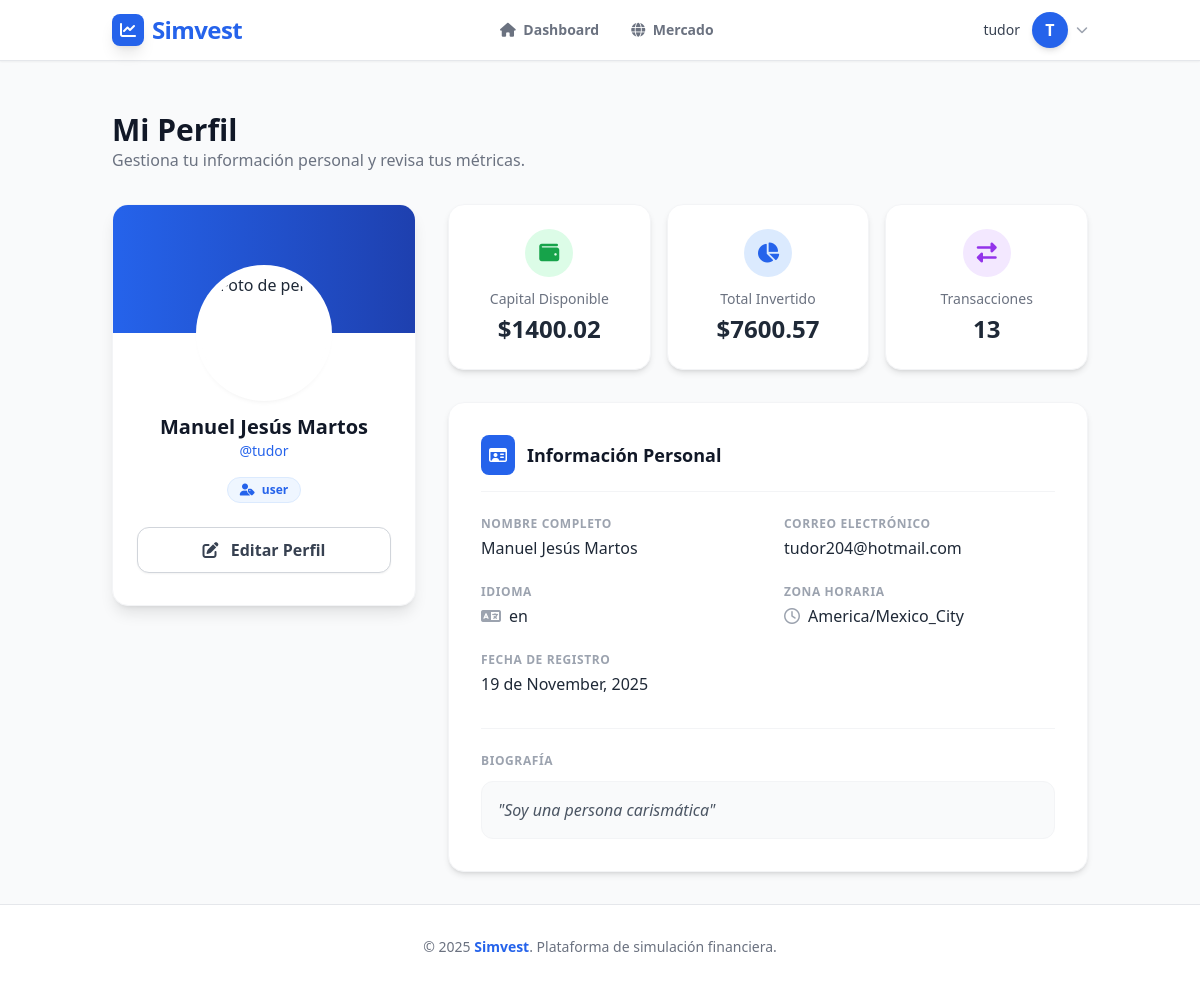
Page /profile/ (signed in) on the earlier database version.
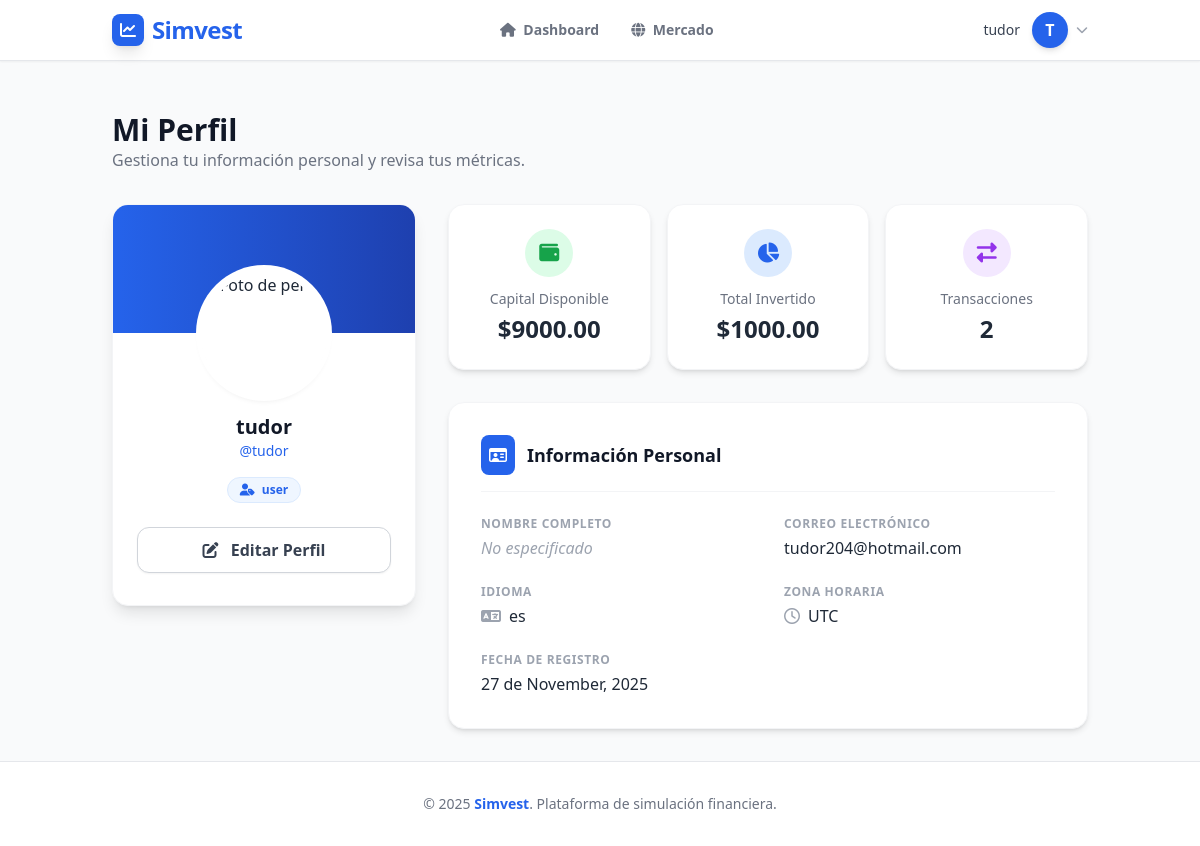
Same page on the later database version.
### app/models.py (models this page shows, shortened)
class User(db.Model, UserMixin):
    __tablename__ = 'users'
    id = db.Column(db.Integer, primary_key=True)
    username = db.Column(db.String(20), unique=True, nullable=False)
    email = db.Column(db.String(120), unique=True, nullable=False)
    password_hash = db.Column(db.String(128), nullable=False)  # Cambiado de password a password_hash
    first_name = db.Column(db.String(50))
    last_name = db.Column(db.String(50))
    capital = db.Column(db.Float, nullable=False, default=10000.00)
    created_at = db.Column(db.DateTime, nullable=False, default=datetime.utcnow)
    last_login = db.Column(db.DateTime)
    is_active = db.Column(db.Boolean, default=True)
    is_verified = db.Column(db.Boolean, default=False)
    profile_picture = db.Column(db.String(255))
    bio = db.Column(db.Text)
    language = db.Column(db.String(10), default='es')
    timezone = db.Column(db.String(50), default='UTC')
    role = db.Column(db.String(20), default='user')
    @property
    def password(self):
        raise AttributeError('La contraseña no es un atributo legible')
    @password.setter
    def password(self, password):
        self.set_password(password)
    def get_full_name(self):
        if self.first_name and self.last_name:
            return f"{self.first_name} {self.last_name}"
        return self.username

### app/controllers/ProfileController.py (the view)
@profile_bp.route('/', methods=['GET'])
@login_required
def profile():
    total_invested = 0
    if hasattr(current_user, 'holdings'):
        for holding in current_user.holdings:
            total_invested += (holding.quantity * holding.purchase_price)
    transactions_count = 0
    if hasattr(current_user, 'transactions'):
        transactions_count = len(current_user.transactions)
    return render_template('Profile/profile.html',
                           user=current_user,
                           total_invested=total_invested,
                           transactions_count=transactions_count)

### app/models.py (called while the page is built)
@login_manager.user_loader
def load_user(user_id):
    return db.session.get(User, int(user_id))

### app/templates/Profile/profile.html (shortened to what the changed rows need)
{% extends "base.html" %}
{% block content %}
<div class="max-w-6xl mx-auto">
    <div class="mb-8">
        <h1 class="text-3xl font-bold text-gray-900 dark:text-white">Mi Perfil</h1>
    </div>
    <div class="grid grid-cols-1 lg:grid-cols-12 gap-8">
        <div class="lg:col-span-4">
            <div class="bg-white dark:bg-gray-800 rounded-2xl shadow-lg border border-gray-100 dark:border-gray-700 overflow-hidden sticky top-24">
                <div class="px-6 pb-8 relative">
                    <div class="text-center">
                        <h2 class="text-xl font-bold text-gray-900 dark:text-white">
                            {{ user.get_full_name() or user.username }}
                        </h2>
                        <p class="text-sm text-simvest-blue dark:text-simvest-lightblue font-medium mb-4">
                            @{{ user.username }}
                        </p>
                        <div class="flex justify-center gap-2 mb-6">
                            <span class="px-3 py-1 rounded-full text-xs font-semibold bg-blue-50 text-blue-600 dark:bg-blue-900/30 dark:text-blue-200 border border-blue-100 dark:border-blue-800">
                                <i class="fa-solid fa-user-tag mr-1"></i> {{ user.role or 'Inversor' }}
                            </span>
                        </div>
                        <a href="{{ url_for('profile.edit_profile') }}"
                           class="w-full block bg-white dark:bg-gray-700 border border-gray-300 dark:border-gray-600 text-gray-700 dark:text-gray-200 font-semibold py-2.5 px-4 rounded-xl hover:bg-gray-50 dark:hover:bg-gray-600 transition duration-200 shadow-sm">
                           <i class="fa-solid fa-pen-to-square mr-2"></i> Editar Perfil
                        </a>
                    </div>
                </div>
            </div>
        </div>
        <div class="lg:col-span-8 space-y-8">
            <div class="grid grid-cols-1 md:grid-cols-3 gap-4">
                <div class="bg-white dark:bg-gray-800 p-6 rounded-2xl shadow-md border border-gray-100 dark:border-gray-700 flex flex-col items-center text-center hover:shadow-lg transition-shadow">
                    <div class="w-12 h-12 bg-green-100 text-green-600 dark:bg-green-900/30 dark:text-green-400 rounded-full flex items-center justify-center mb-3 text-xl">
                        <i class="fa-solid fa-wallet"></i>
                    </div>
                    <p class="text-sm text-gray-500 dark:text-gray-400 font-medium">Capital Disponible</p>
                    <h3 class="text-2xl font-bold text-gray-800 dark:text-white mt-1">
                        ${{ "%.2f"|format(user.capital) }}
                    </h3>
                </div>
                <div class="bg-white dark:bg-gray-800 p-6 rounded-2xl shadow-md border border-gray-100 dark:border-gray-700 flex flex-col items-center text-center hover:shadow-lg transition-shadow">
                    <div class="w-12 h-12 bg-blue-100 text-simvest-blue dark:bg-blue-900/30 dark:text-blue-400 rounded-full flex items-center justify-center mb-3 text-xl">
                        <i class="fa-solid fa-chart-pie"></i>
                    </div>
                    <p class="text-sm text-gray-500 dark:text-gray-400 font-medium">Total Invertido</p>
                    <h3 class="text-2xl font-bold text-gray-800 dark:text-white mt-1">
                        ${{ "%.2f"|format(total_invested) }}
                    </h3>
                </div>
                <div class="bg-white dark:bg-gray-800 p-6 rounded-2xl shadow-md border border-gray-100 dark:border-gray-700 flex flex-col items-center text-center hover:shadow-lg transition-shadow">
                    <div class="w-12 h-12 bg-purple-100 text-purple-600 dark:bg-purple-900/30 dark:text-purple-400 rounded-full flex items-center justify-center mb-3 text-xl">
                        <i class="fa-solid fa-right-left"></i>
                    </div>
                    <p class="text-sm text-gray-500 dark:text-gray-400 font-medium">Transacciones</p>
                    <h3 class="text-2xl font-bold text-gray-800 dark:text-white mt-1">
                        {{ transactions_count }}
                    </h3>
                </div>
            </div>
            <div class="bg-white dark:bg-gray-800 rounded-2xl shadow-md border border-gray-100 dark:border-gray-700 p-8">
                <div class="grid grid-cols-1 md:grid-cols-2 gap-y-6 gap-x-8">
                    <div>
                        <label class="block text-xs font-semibold text-gray-400 uppercase tracking-wider mb-1">Nombre Completo</label>
                        <p class="text-gray-800 dark:text-gray-200 font-medium">
                            {{ user.first_name }} {{ user.last_name }}
                            {% if not user.first_name and not user.last_name %}
                                <span class="italic text-gray-400">No especificado</span>
                            {% endif %}
                        </p>
                    </div>
                    <div>
                        <label class="block text-xs font-semibold text-gray-400 uppercase tracking-wider mb-1">Correo Electrónico</label>
                        <p class="text-gray-800 dark:text-gray-200 font-medium">{{ user.email }}</p>
                    </div>
                    <div>
                        <label class="block text-xs font-semibold text-gray-400 uppercase tracking-wider mb-1">Idioma</label>
                        <p class="text-gray-800 dark:text-gray-200 font-medium flex items-center gap-2">
                            <i class="fa-solid fa-language text-gray-400"></i> {{ user.language or 'Español' }}
                        </p>
                    </div>
                    <div>
                        <label class="block text-xs font-semibold text-gray-400 uppercase tracking-wider mb-1">Zona Horaria</label>
                        <p class="text-gray-800 dark:text-gray-200 font-medium flex items-center gap-2">
                            <i class="fa-regular fa-clock text-gray-400"></i> {{ user.timezone or 'UTC' }}
                        </p>
                    </div>
                    <div>
                        <label class="block text-xs font-semibold text-gray-400 uppercase tracking-wider mb-1">Fecha de Registro</label>
                        <p class="text-gray-800 dark:text-gray-200 font-medium">
                            {{ user.created_at.strftime('%d de %B, %Y') }}
                        </p>
                    </div>
                </div>
                {% if user.bio %}
                <div class="mt-8 pt-6 border-t border-gray-100 dark:border-gray-700">
                    <label class="block text-xs font-semibold text-gray-400 uppercase tracking-wider mb-3">Biografía</label>
                    <div class="bg-gray-50 dark:bg-gray-700/50 p-4 rounded-xl text-gray-600 dark:text-gray-300 italic border border-gray-100 dark:border-gray-600">
                        "{{ user.bio }}"
                    </div>
                </div>
                {% endif %}
            </div>
        </div>
    </div>
</div>
{% endblock %}

### app/templates/base.html (shortened to what this page needs)
<!DOCTYPE html>
<html lang="es" class="scroll-smooth">
<head>
  <script src="https://cdn.tailwindcss.com"></script>
  <link href="https://unpkg.com/aos@2.3.1/dist/aos.css" rel="stylesheet">
  <link rel="stylesheet" href="https://cdnjs.cloudflare.com/ajax/libs/font-awesome/6.4.0/css/all.min.css">
</head>
<body class="font-sans text-simvest-gray bg-simvest-bg dark:bg-simvest-darkbg dark:text-gray-100 transition-colors duration-300">
  <header class="bg-white/90 dark:bg-gray-800/90 backdrop-blur-md shadow-sm fixed w-full top-0 z-50 border-b border-gray-200 dark:border-gray-700 transition-colors duration-300">
    <div class="container mx-auto flex justify-between items-center px-6 py-3">
      <a href="{{ url_for('dashboard.dashboard') }}" class="flex items-center gap-2 group">
        <div class="w-8 h-8 bg-simvest-blue text-white flex items-center justify-center rounded-lg shadow-lg group-hover:rotate-12 transition-transform">
            <i class="fa-solid fa-chart-line"></i>
        </div>
        <span class="text-2xl font-extrabold tracking-tight text-simvest-blue dark:text-simvest-lightblue">
          Simvest
        </span>
      </a>
      {% if current_user.is_authenticated %}
      <nav class="hidden md:flex items-center space-x-8">
          <a href="{{ url_for('dashboard.dashboard') }}"
             class="text-sm font-semibold transition-colors duration-200
             {% if request.endpoint == 'dashboard.dashboard' %} text-simvest-blue dark:text-simvest-lightblue {% else %} text-gray-500 hover:text-simvest-blue dark:text-gray-400 dark:hover:text-white {% endif %}">
             <i class="fa-solid fa-house mr-1"></i> Dashboard
          </a>
          <a href="{{ url_for('market.market') }}"
             class="text-sm font-semibold transition-colors duration-200
             {% if request.endpoint == 'market.market' %} text-simvest-blue dark:text-simvest-lightblue {% else %} text-gray-500 hover:text-simvest-blue dark:text-gray-400 dark:hover:text-white {% endif %}">
             <i class="fa-solid fa-globe mr-1"></i> Mercado
          </a>
      </nav>
      {% endif %}
      <div class="flex items-center gap-4">
        {% if current_user.is_authenticated %}
          <div class="relative ml-3">
            <div>
              <button type="button" onclick="toggleDropdown()" class="flex items-center gap-2 max-w-xs bg-white dark:bg-gray-800 rounded-full focus:outline-none focus:ring-2 focus:ring-offset-2 focus:ring-simvest-blue" id="user-menu-button" aria-expanded="false" aria-haspopup="true">
                <span class="hidden md:block text-sm font-medium text-gray-700 dark:text-gray-200 mr-1">
                    {{ current_user.username }}
                </span>
                {% if current_user.profile_picture %}
                    <img class="h-9 w-9 rounded-full object-cover border border-gray-200 dark:border-gray-600" src="{{ url_for('static', filename='uploads/' + current_user.profile_picture) }}" alt="">
                {% else %}
                    <div class="h-9 w-9 rounded-full bg-simvest-blue text-white flex items-center justify-center font-bold shadow-md">
                        {{ current_user.username[0] | upper }}
                    </div>
                {% endif %}
                <i class="fa-solid fa-chevron-down text-xs text-gray-400"></i>
              </button>
            </div>
          </div>
        {% endif %}
      </div>
    </div>
  </header>
  <main data-aos="fade-up" data-aos-delay="50" class="container mx-auto px-6 py-8">
    {% block content %}{% endblock %}
  </main>
  <footer class="bg-white border-t border-gray-200 dark:bg-simvest-darkbg dark:border-gray-800 text-gray-500 dark:text-gray-400 py-8 mt-auto">
    <div class="container mx-auto px-6 text-center">
      <p class="text-sm">&copy; 2025 <span class="font-bold text-simvest-blue">Simvest</span>. Plataforma de simulación financiera.</p>
    </div>
  </footer>
</body>
</html>

Differences in the rows shown:
changed User "tudor": first_name+username "Manuel Jesús Martos" → "tudor"; capital "1400.02" → "9000.00"; language "en" → "es"; timezone "America/Mexico_City" → "UTC"; created_at "19 de November, 2025" → "27 de November, 2025"; first_name "Manuel Jesús" → (not shown); last_name "Martos" → (not shown); bio "Soy una persona carismática" → (not shown)
Other differences:
{{ "%.2f"|format(total_invested) }}: "7600.57" → "1000.00"
{{ transactions_count }}: "13" → "2"
text no longer shown: "BIOGRAFÍA \" \""
text now shown: "No especificado"
